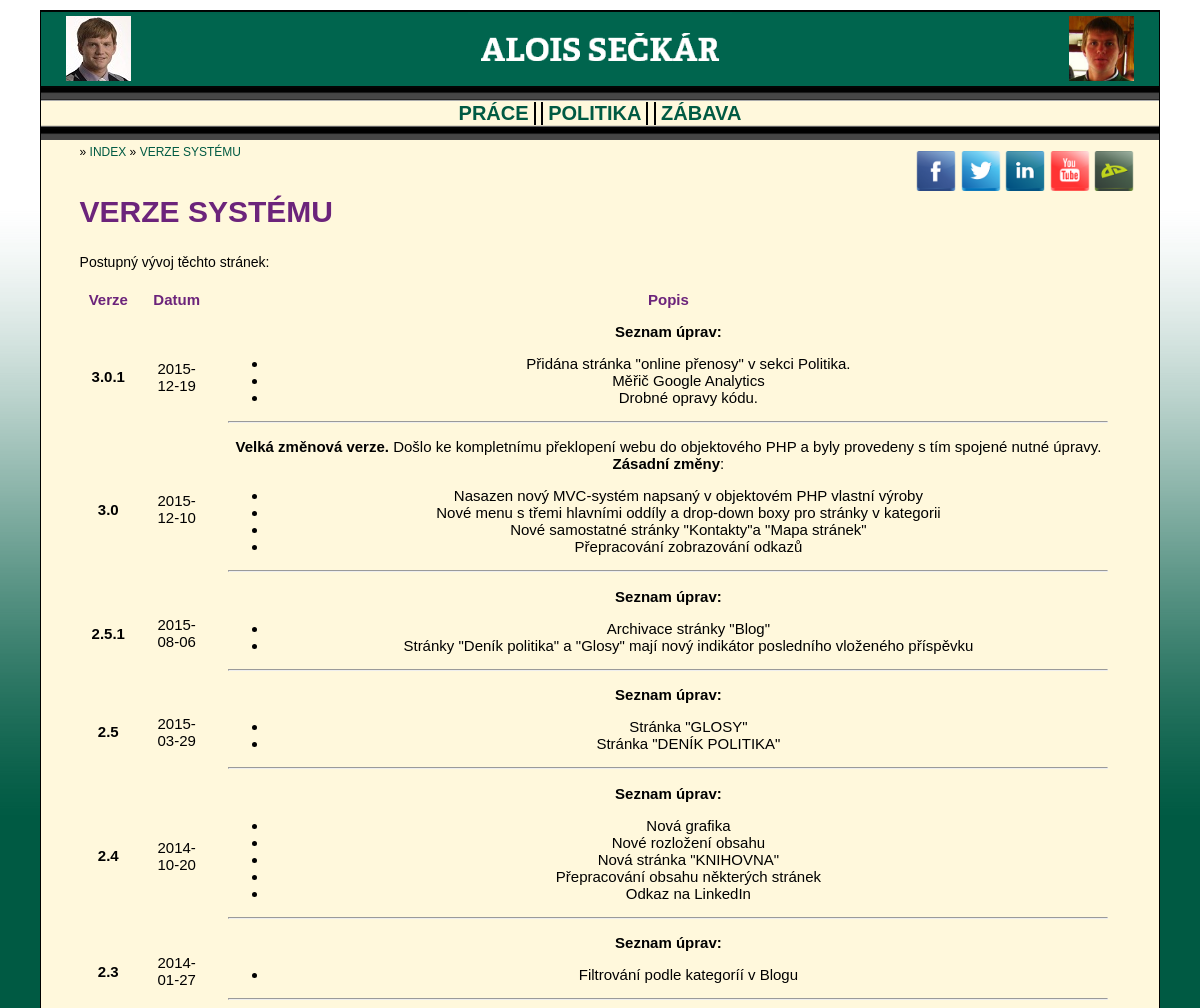
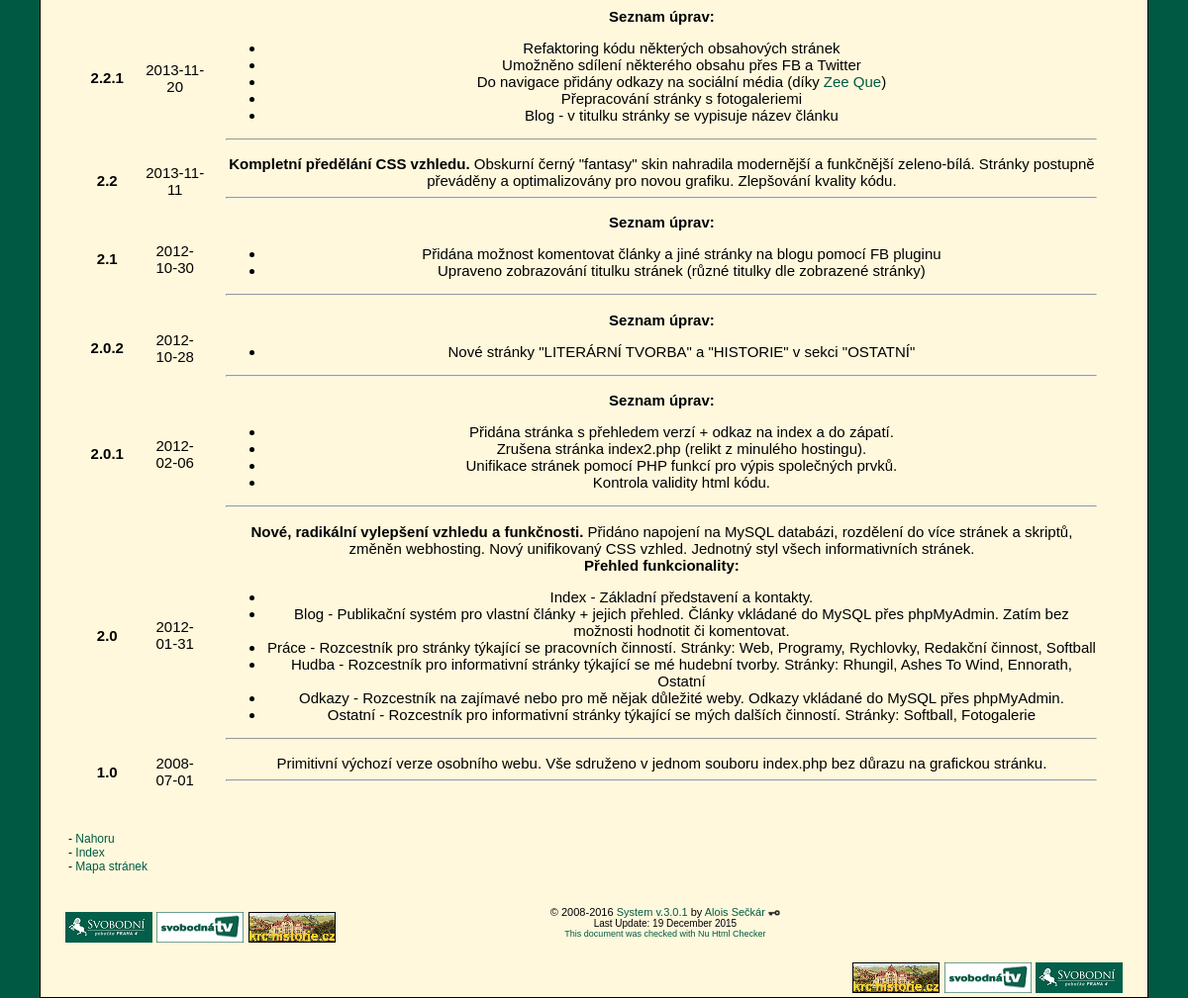
Page /versions on the earlier database version (2 pictures, top to bottom).
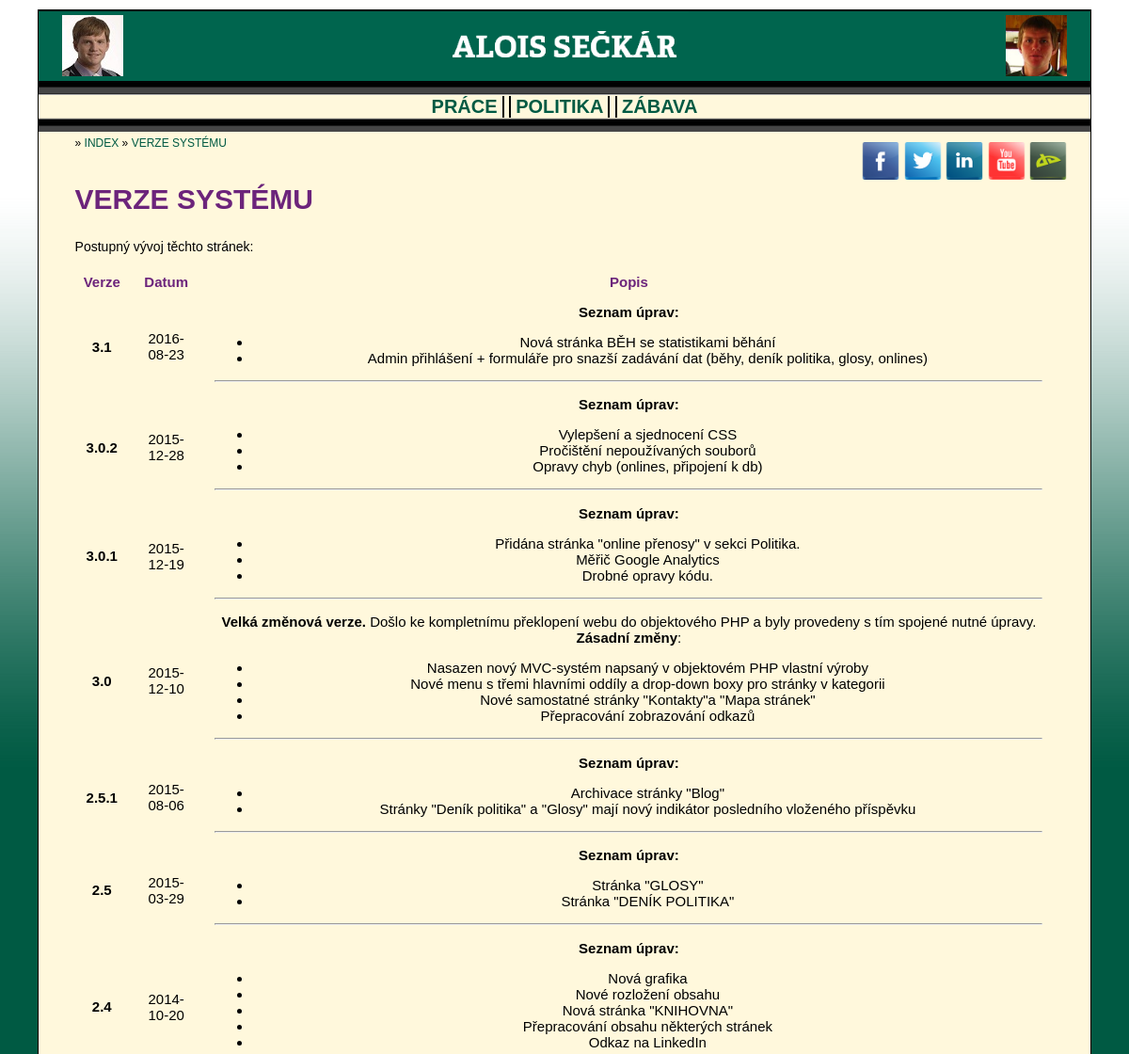
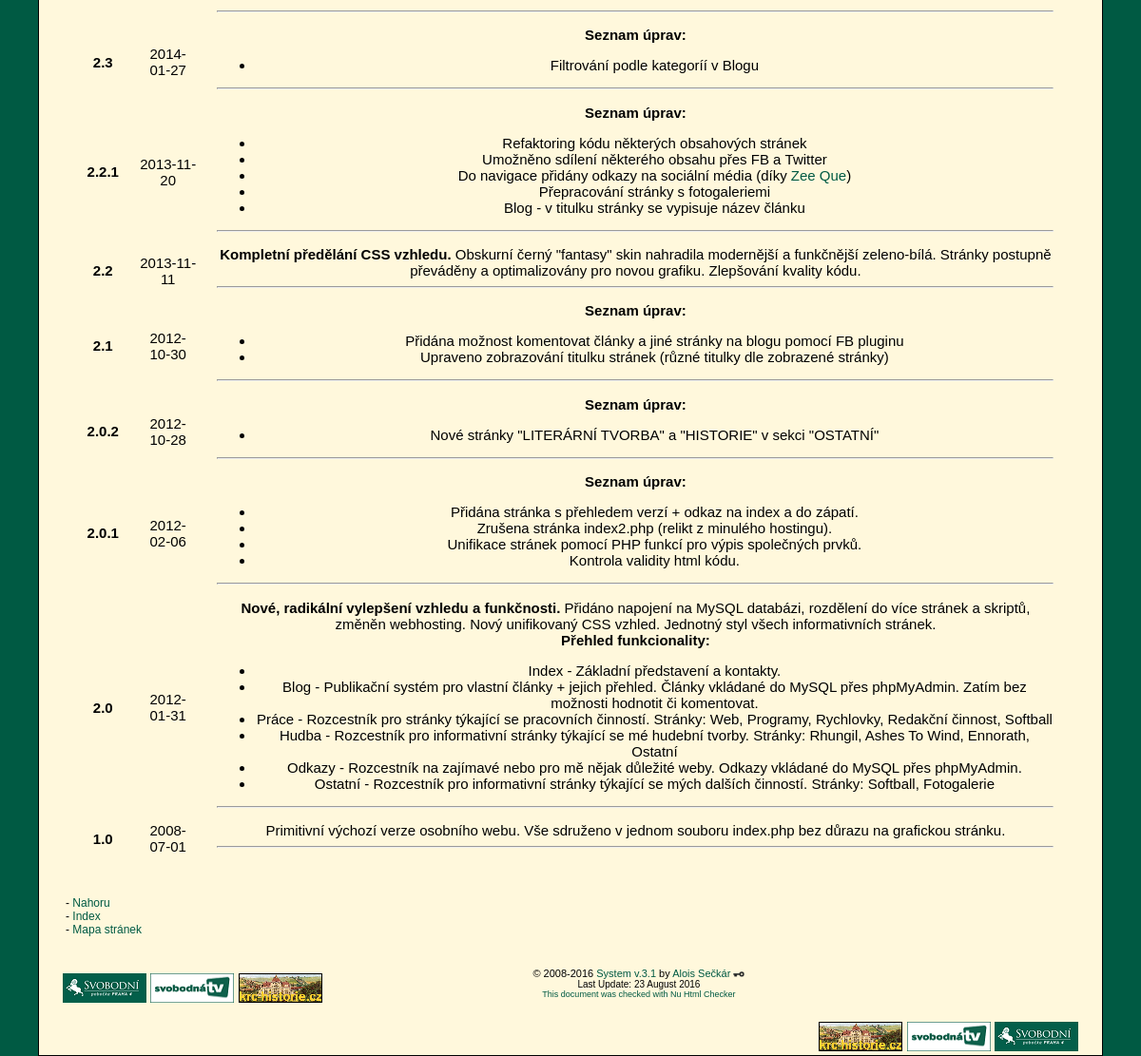
Same page on the later database version (2 pictures, top to bottom).
### tables this page shows
CREATE TABLE IF NOT EXISTS `elrh_versions` (
  `version` varchar(10) NOT NULL,
  `date` date NOT NULL,
  `dscr` text NOT NULL
);

### index.php (called while the page is built, shortened)
<?php
$controller = new ELRHPageController();
if (!empty($_GET["page"])) {
	$page = $_GET["page"];
}
$controller->resolvePath(mb_strtolower($page, 'UTF-8'));
$controller->prepareData();
$controller->renderPage();
?>

### web/scripts/page-data/elrh_data_helper.php (called while the page is built, shortened)
<?php
class ELRHDataHelper {
	public static function retrieveArray($mysqli, $query) {
		$result = $mysqli->query($query);
	    $i = 0;
		while ($current = $result->fetch_array()) {
			$array[$i] = $current;
			$i++;
		}
		if (isset($array)) {
			return $array;
		} else {
			return null;
		}
	}
}

### web/scripts/page-data/elrh_versions_data.php (called while the page is built)
<?php
class ELRHPageData {
	public static function prepareData($item, $mysqli) {
		$data["title"] = "Alois Sečkár - Verze systému";
		include_once getcwd().'/web/scripts/page-data/elrh_data_helper.php';
		$data["versions"] = ELRHDataHelper::retrieveArray(
			$mysqli, "SELECT version, date, dscr FROM elrh_versions ORDER BY date DESC");
		return $data;
	}
}

### web/scripts/page-content/elrh_versions_content.php (the view, shortened to what the changed rows need)
<?php
class ELRHPageContentRenderer {
	public static function renderContent($page_data) {
		echo '<h1>VERZE SYSTÉMU</h1>'.PHP_EOL;
		echo '<table>'.PHP_EOL;
		echo '<tr>'.PHP_EOL;
			echo '<th class="versions">Verze</th>'.PHP_EOL;
			echo '<th class="versions">Datum</th>'.PHP_EOL;
			echo '<th class="versions">Popis</th>'.PHP_EOL;
		echo '</tr>'.PHP_EOL;
		foreach ($page_data["versions"] as $version_info) {
			echo '<tr>'.PHP_EOL;
				echo '<td class="versions">'.PHP_EOL;
					echo '<strong>'.$version_info["version"].'</strong>'.PHP_EOL;
				echo '</td>'.PHP_EOL;
				echo '<td class="versions">'.PHP_EOL;
					echo $version_info["date"].PHP_EOL;
				echo '</td>'.PHP_EOL;
				echo '<td class="versions">'.PHP_EOL;
					echo $version_info["dscr"].'<hr />'.PHP_EOL;
				echo '</td>'.PHP_EOL;
			echo '</tr>'.PHP_EOL;
		}
		echo '</table>'.PHP_EOL;
	}
}

### web/scripts/elrh_page_renderer.php (shortened to what the changed rows need)
<?php
class ELRHPageRenderer {
	public static function renderHTMLStart() {
		echo '<!DOCTYPE html>'.PHP_EOL;
		echo '<html lang="cs">'.PHP_EOL;
	}
	public static function renderHTMLHead($title) {
		echo '<head>'.PHP_EOL;
			echo '<link rel="stylesheet" type="text/css" href="/elrh_css.css" />'.PHP_EOL;
			echo '<link rel="stylesheet" type="text/css" href="/dropdown.css" />'.PHP_EOL;
		echo '</head>'.PHP_EOL;
	}
	public static function renderBodyStart() {
		echo '<body id="top">'.PHP_EOL;
		echo '<div id="container">'.PHP_EOL;
	}
	public static function renderContentStart($nav) {
		echo '<div id="content">'.PHP_EOL;
		echo '<article>'.PHP_EOL;
	}
	public static function renderContentEnd($nav) {
		echo '</article>'.PHP_EOL;
		echo '</div>'.PHP_EOL;
	}
	public static function renderPageFooter($version, $update) {
		echo '<div id="footer">'.PHP_EOL;
			echo '<div id="footer-center">'.PHP_EOL;
				echo '<div class="footer-big">&copy; 2008-2016 <a href="/versions" title="Verze systému">System v.'.$version.'</a> by <a href="/contacts" title="Kontakt">Alois Sečkár</a> <a href="/login"><img src="/web/images/admin.png" height="6" /></a></div>'.PHP_EOL;
				echo '<div class="footer-small">Last Update: '.$update.'</div>'.PHP_EOL;
				echo '<div class="footer-tiny"><a href="https://validator.w3.org/nu/?doc=http://'.$_SERVER["SERVER_NAME"].$_SERVER["REQUEST_URI"].'" title="Validator at w3.org">This document was checked with Nu Html Checker</a></div>'.PHP_EOL;
			echo '</div>'.PHP_EOL;
		echo '</div>'.PHP_EOL;
	}
	public static function renderHTMLEnd() {
		echo '</div>'.PHP_EOL;
		echo '</body>'.PHP_EOL;
		echo '</html>'.PHP_EOL;
	}
}
?>

Differences in the rows shown:
added elrh_versions: version "3.1", date "2016-08-23", dscr "Seznam úprav: Nová stránka BĚH se statistikami běhání Admin přihlášení + formuláře pro snazší zadávání dat (běhy, deník politika, glosy, onlines)"
added elrh_versions: version "3.0.2", date "2015-12-28", dscr "Seznam úprav: Vylepšení a sjednocení CSS Pročištění nepoužívaných souborů Opravy chyb (onlines, připojení k db)"
Other differences:
$version: "3.0.1" → "3.1"
$update: "19 December 2015" → "23 August 2016"
